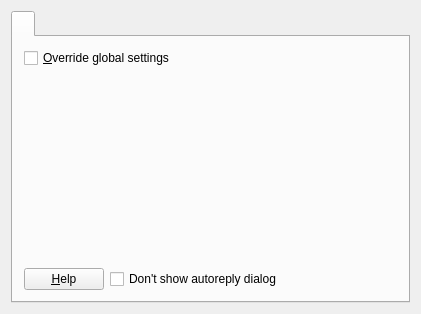
<ui version="4.0" >
 <class>ARConfigBase</class>
 <widget class="QWidget" name="ARConfigBase" >
  <property name="geometry" >
   <rect>
    <x>0</x>
    <y>0</y>
    <width>421</width>
    <height>314</height>
   </rect>
  </property>
  <property name="windowTitle" >
   <string>Form1</string>
  </property>
  <layout class="QVBoxLayout" >
   <property name="margin" >
    <number>11</number>
   </property>
   <property name="spacing" >
    <number>6</number>
   </property>
   <item>
    <widget class="QTabWidget" name="tabAR" >
     <widget class="QWidget" name="tab" >
      <attribute name="title" >
       <string/>
      </attribute>
      <layout class="QGridLayout" >
       <property name="margin" >
        <number>11</number>
       </property>
       <property name="spacing" >
        <number>6</number>
       </property>
       <item row="0" column="0" colspan="3" >
        <widget class="QCheckBox" name="chkOverride" >
         <property name="text" >
          <string>&amp;Override global settings</string>
         </property>
        </widget>
       </item>
       <item row="2" column="0" >
        <widget class="QPushButton" name="btnHelp" >
         <property name="text" >
          <string>&amp;Help</string>
         </property>
        </widget>
       </item>
       <item row="2" column="1" >
        <widget class="QCheckBox" name="chkNoShow" >
         <property name="sizePolicy" >
          <sizepolicy>
           <hsizetype>7</hsizetype>
           <vsizetype>0</vsizetype>
           <horstretch>0</horstretch>
           <verstretch>0</verstretch>
          </sizepolicy>
         </property>
         <property name="text" >
          <string>Don't show autoreply dialog</string>
         </property>
        </widget>
       </item>
       <item row="2" column="2" >
        <spacer>
         <property name="orientation" >
          <enum>Qt::Horizontal</enum>
         </property>
         <property name="sizeType" >
          <enum>QSizePolicy::Expanding</enum>
         </property>
         <property name="sizeHint" >
          <size>
           <width>20</width>
           <height>20</height>
          </size>
         </property>
        </spacer>
       </item>
       <item row="1" column="0" colspan="3" >
        <widget class="MultiLineEdit" native="1" name="edtAutoReply" />
       </item>
      </layout>
     </widget>
    </widget>
   </item>
  </layout>
 </widget>
 <customwidgets>
  <customwidget>
   <class>MultiLineEdit</class>
   <extends>QWidget</extends>
   <header>editfile.h</header>
  </customwidget>
 </customwidgets>
 <resources/>
 <connections/>
</ui>
